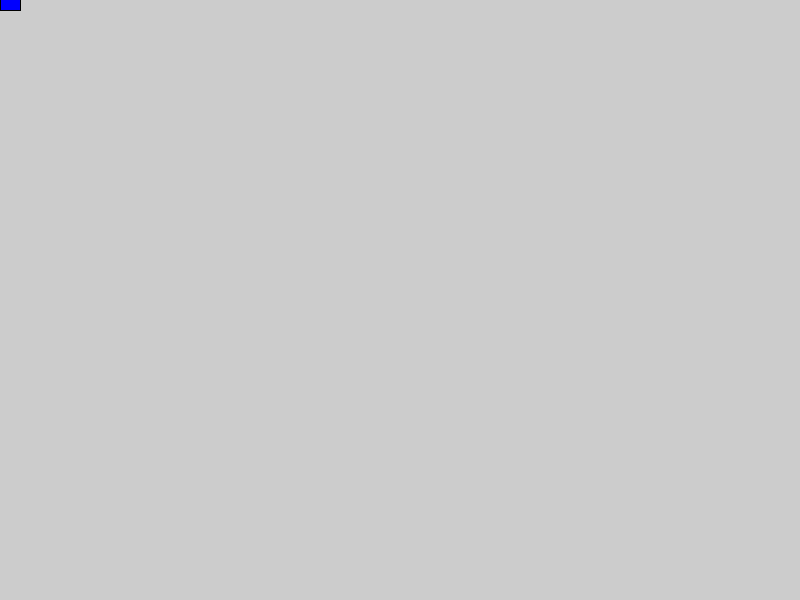
Frame 1 (no input)
Frame 60 (the mouse pressed at the canvas centre just before this capture): identical to frame 1, image omitted
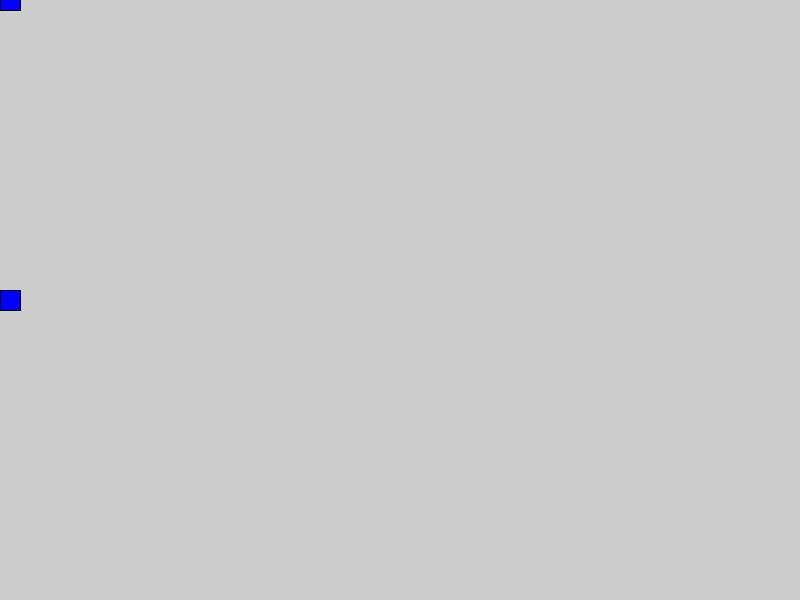
Frame 120 (the mouse held since frame 60 and released just before this capture)

The Processing sketch that drew these frames (run headless with seeded random() and noise(); from frame 60 on, the mouse is pressed at the canvas centre):

// Processing sketch: sketch_12
// ── sketch_12.pde
void setup()
{
   size(800,600); 
}

void draw()
{
    fill(0,0,255);
    rect((mouseX * 100)% 800,mouseY-10,20,20);
    
}
